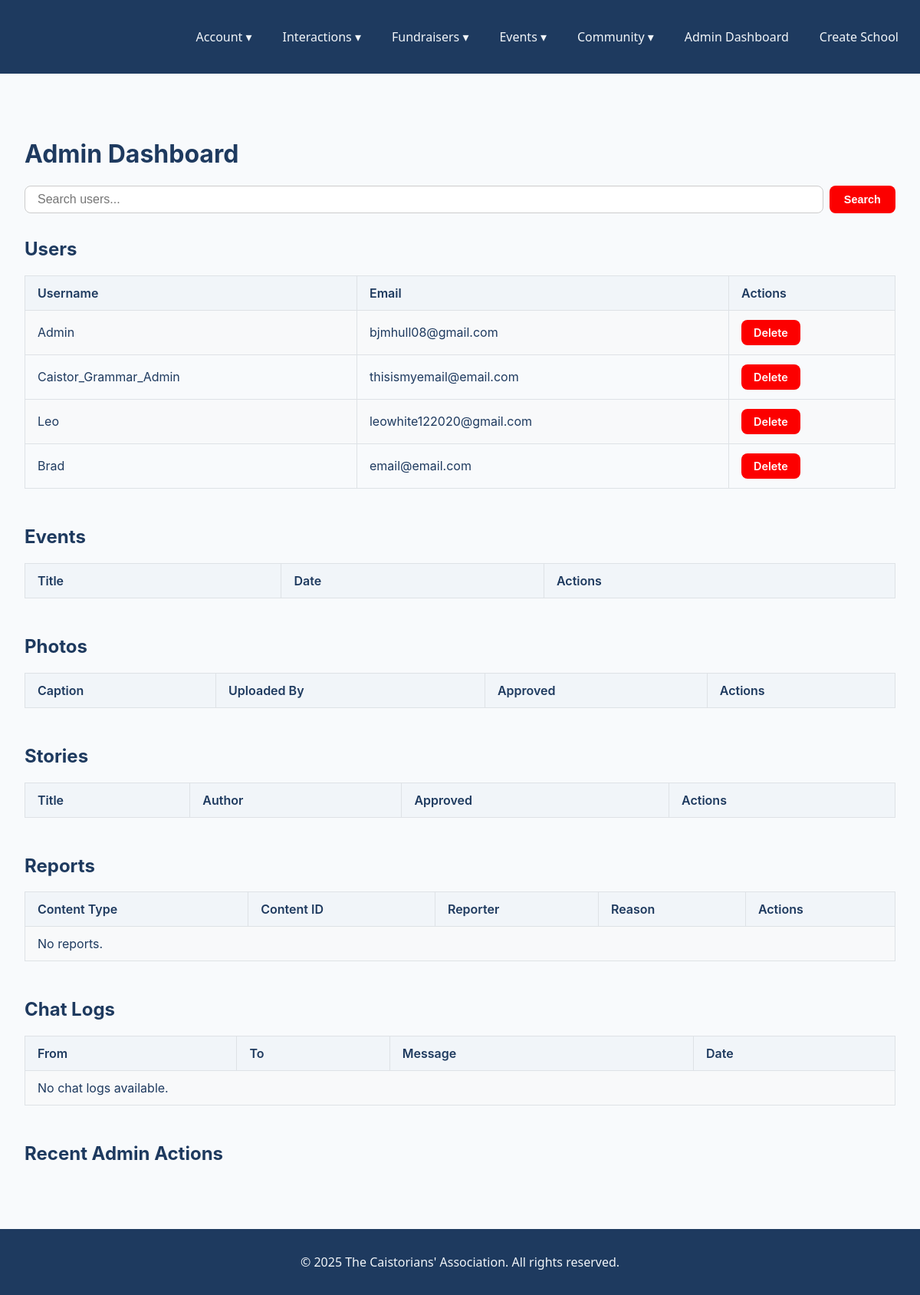
The page /custom_admin/ (signed in) on the database as committed earlier.
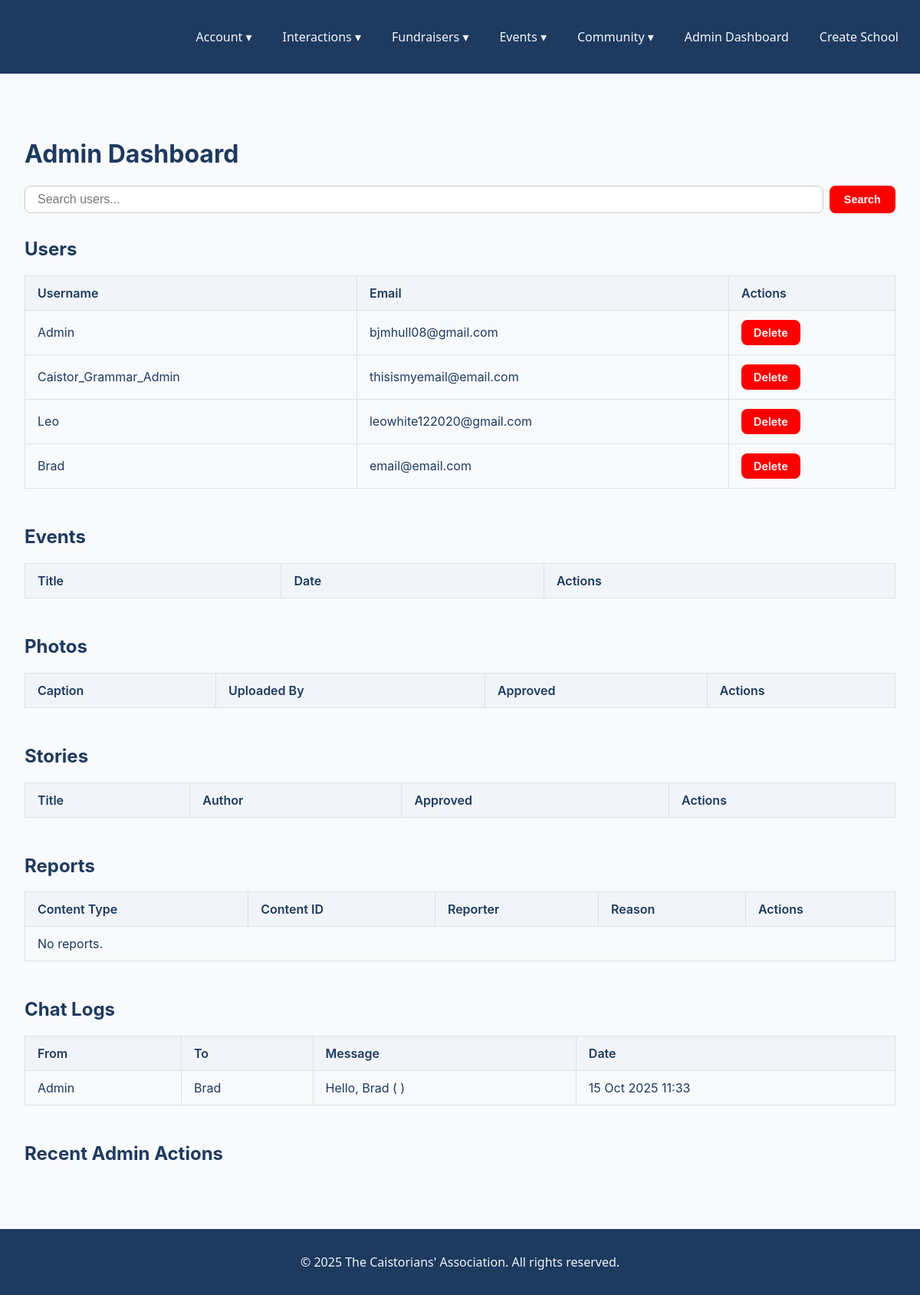
The same page on the database as committed later.
### Accounts/models.py (models this page shows, shortened)
class User(AbstractUser):
    school = models.ForeignKey(School, on_delete=models.CASCADE, related_name="users", null=True, blank=True)
    graduation_year = models.PositiveIntegerField(null=True, blank=True)
    occupation = models.CharField(max_length=100, blank=True)
    bio = models.TextField(blank=True)
    linkedin_url = models.URLField(blank=True)
    profile_picture = models.ImageField(upload_to='profile_pics/', blank=True, null=True)
    is_staff_account = models.BooleanField(default=False)
    is_superuser_account = models.BooleanField(default=False)
    is_student_account = models.BooleanField(default=False)

### interactions/models.py (models this page shows, shortened)
class Message(models.Model):
    sender = models.ForeignKey(
        settings.AUTH_USER_MODEL,
        on_delete=models.CASCADE,
        related_name="sent_messages"
    )
    recipient = models.ForeignKey(
        settings.AUTH_USER_MODEL,
        on_delete=models.CASCADE,
        related_name="received_messages"
    )
    subject = models.CharField(max_length=200)
    body = models.TextField()
    timestamp = models.DateTimeField(auto_now_add=True)
    is_read = models.BooleanField(default=False)
    class Meta:
        ordering = ["-timestamp"]

### custom_admin/views.py (the view, shortened to what this page needs)
# urls.py: path("", views.dashboard, name="dashboard"),
@login_required
@user_passes_test(staff_required)
def dashboard(request):
    search_query = request.GET.get('search', '')
    users = User.objects.filter(school=request.user.school)
    if request.user.school:
        users = User.objects.filter(school=request.user.school)
    else:
        users = User.objects.all()
    events = Event.objects.filter(school=request.user.school)
    photos = Photo.objects.filter(school=request.user.school)
    stories = Story.objects.filter(school=request.user.school)
    reports = Report.objects.filter(school=request.user.school, resolved=False)
    chat_logs = Message.objects.filter(
        Q(sender__school=request.user.school) | Q(recipient__school=request.user.school),
        Q(sender__is_staff_account=False) | Q(recipient__is_staff_account=False)
    )
    logs = AdminLog.objects.filter(school=request.user.school).order_by('-created_at')[:50]  # last 50 actions
    return render(request, "custom_admin/dashboard.html", {
        "users": users,
        "events": events,
        "photos": photos,
        "stories": stories,
        "reports": reports,
        "logs": logs,
        "search_query": search_query,
        "chat_logs": chat_logs,
    })

### custom_admin/views.py (called while the page is built)
def staff_required(user):
    if user.is_staff_account or user.is_superuser_account:
        answer = True
    else:
        answer = False
    return answer

### custom_admin/templates/custom_admin/dashboard.html (shortened to what this page needs)
{% extends "Main/base.html" %}
{% block content %}
<div class="admin-container">
    <h1>Admin Dashboard</h1>
    <form method="get" class="admin-search">
        <input type="text" name="search" placeholder="Search users..." value="{{ search_query }}">
        <button type="submit" class="btn admin-action-btn">Search</button>
    </form>
    <h2>Users</h2>
    <table class="admin-table">
        <tr><th>Username</th><th>Email</th><th>Actions</th></tr>
        {% for user in users %}
        <tr>
            <td>{{ user.username }}</td>
            <td>{{ user.email }}</td>
            <td>
                <a href="{% url 'custom_admin:delete_user' user.id %}" class="btn admin-action-btn">Delete</a>
            </td>
        </tr>
        {% endfor %}
    </table>
    <h2>Events</h2>
    <table class="admin-table">
        <tr><th>Title</th><th>Date</th><th>Actions</th></tr>
    </table>
    <h2>Photos</h2>
    <table class="admin-table">
        <tr><th>Caption</th><th>Uploaded By</th><th>Approved</th><th>Actions</th></tr>
    </table>
    <h2>Stories</h2>
    <table class="admin-table">
        <tr><th>Title</th><th>Author</th><th>Approved</th><th>Actions</th></tr>
    </table>
    <h2>Reports</h2>
    <table class="admin-table">
        <tr><th>Content Type</th><th>Content ID</th><th>Reporter</th><th>Reason</th><th>Actions</th></tr>
        {% for report in reports %}
        <tr>
            <td>{{ report.get_content_type_display }}</td>
            <td>{{ report.content_id }}</td>
            <td>{{ report.reporter.username }}</td>
            <td>{{ report.reason }}</td>
            <td>
                <a href="{% url 'custom_admin:resolve_report' report.id %}" class="btn admin-action-btn">Mark Resolved</a>
            </td>
        </tr>
        {% empty %}
        <tr><td colspan="5">No reports.</td></tr>
        {% endfor %}
    </table>
    <h2>Chat Logs</h2>
    <table class="admin-table">
        <tr>
            <th>From</th>
            <th>To</th>
            <th>Message</th>
            <th>Date</th>
        </tr>
        {% for chat in chat_logs %}
        <tr>
            <td>{{ chat.sender.username }}</td>
            <td>{{ chat.recipient.username }}</td>
            <td>{{ chat.body|truncatechars:80 }}</td>
            <td>{{ chat.timestamp|date:"d M Y H:i" }}</td>
        </tr>
        {% empty %}
        <tr><td colspan="4">No chat logs available.</td></tr>
        {% endfor %}
    </table>
    <h2>Recent Admin Actions</h2>
</div>
{% endblock %}

Rows that differ between the two databases and show on the page:
added Message: sender.username "Admin", recipient.username "Brad", body "Hello, Brad ( )", timestamp "15 Oct 2025 11:33"
Other text that changed with them:
text no longer shown: "No chat logs available."
